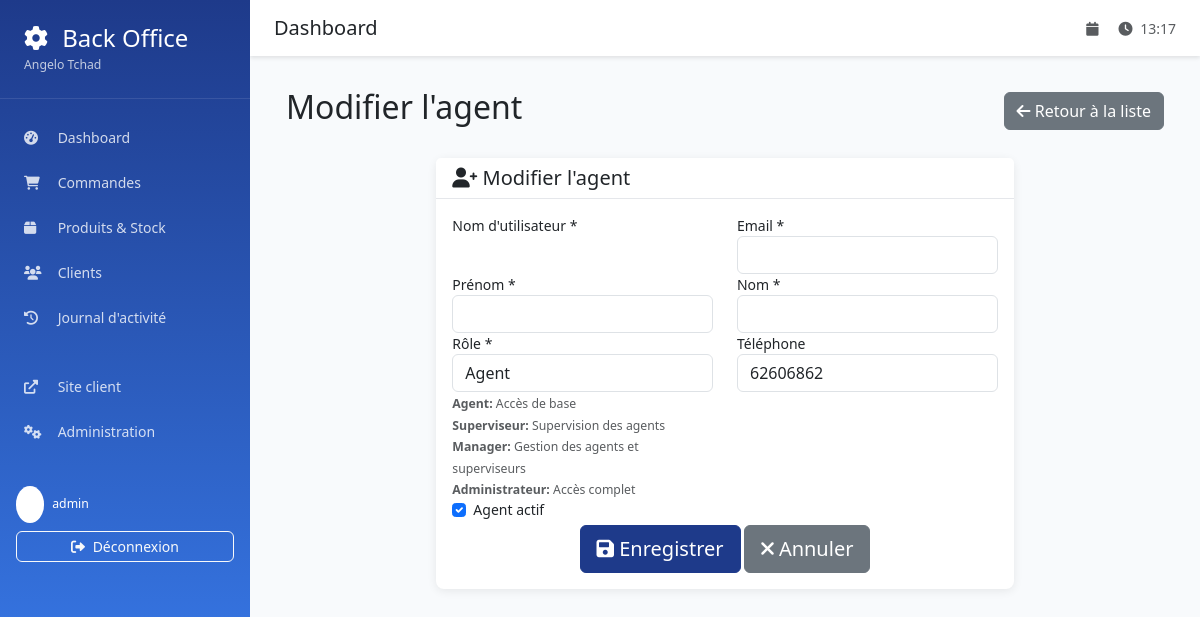
Before: /backoffice/agents/2/update/ (signed in) with the older database file.
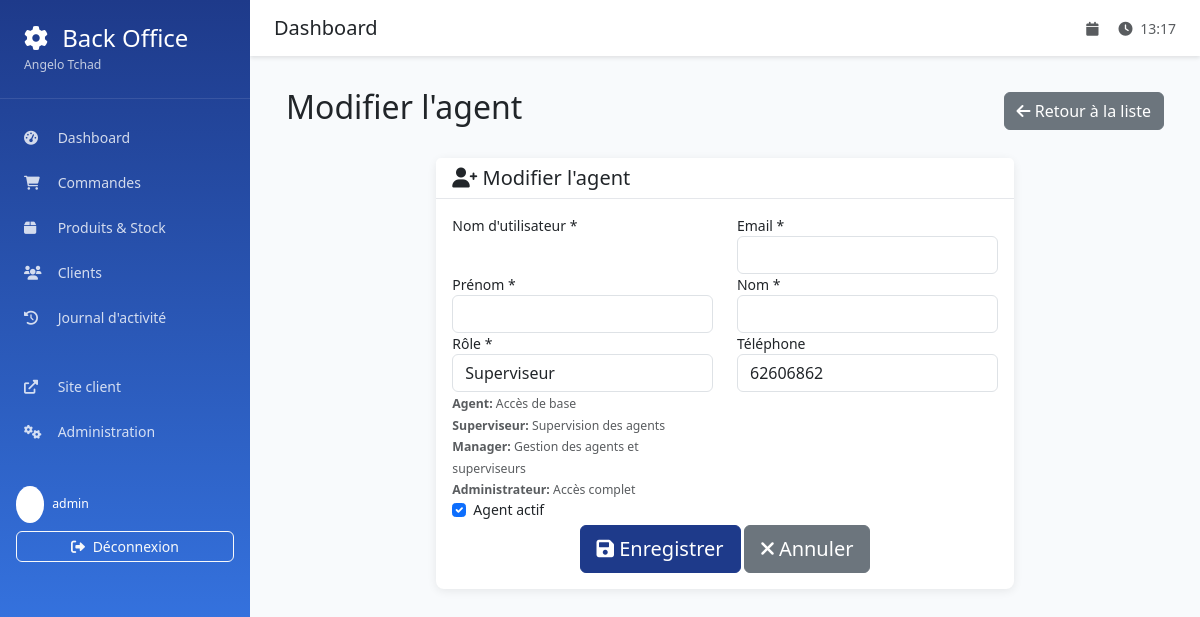
After: the same page with the newer database file.
### backoffice/models.py (models this page shows, shortened)
class AgentProfile(models.Model):
    ROLE_CHOICES = [
        ('agent', 'Agent'),
        ('supervisor', 'Superviseur'),
        ('manager', 'Manager'),
        ('admin', 'Administrateur'),
    ]
    user = models.OneToOneField(
        User,
        on_delete=models.CASCADE,
        verbose_name="Utilisateur"
    )
    role = models.CharField(
        max_length=20,
        choices=ROLE_CHOICES,
        default='agent',
        verbose_name="Rôle"
    )
    phone_number = models.CharField(
        max_length=17,
        blank=True,
        verbose_name="Numéro de téléphone"
    )
    is_active = models.BooleanField(default=True, verbose_name="Actif")
    created_at = models.DateTimeField(auto_now_add=True)
    class Meta:
        verbose_name = "Profil Agent"
        verbose_name_plural = "Profils Agents"

### backoffice/views.py (the view)
# urls.py: path('agents/<int:agent_id>/update/', views.agent_update, name='agent_update'),
@login_required
def agent_update(request, agent_id):
    if not (request.user.is_superuser or
            (hasattr(request.user, 'agentprofile') and request.user.agentprofile.can_manage_agents)):
        messages.error(request, 'Vous n\'avez pas les permissions pour modifier des agents.')
        return redirect('backoffice:dashboard')
    agent_user = get_object_or_404(User, id=agent_id)
    agent_profile = get_object_or_404(AgentProfile, user=agent_user)
    if request.method == 'POST':
        form = AgentUpdateForm(request.POST, instance=agent_profile)
        if form.is_valid():
            form.save()
            ActivityLog.objects.create(
                agent=request.user,
                action='agent_updated',
                description=f'Agent modifié: {agent_user.get_full_name()} ({agent_user.username})'
            )
            messages.success(request, f'Agent {agent_user.get_full_name()} modifié avec succès.')
            return redirect('backoffice:agents_list')
    else:
        form = AgentUpdateForm(instance=agent_profile)
    context = {
        'form': form,
        'agent_user': agent_user,
        'title': f'Modifier l\'agent {agent_user.get_full_name()}'
    }
    return render(request, 'backoffice/agent_form.html', context)

### templates/backoffice/agent_form.html (shortened to what the changed rows need)
{% extends 'backoffice/base.html' %}
{% load static %}
{% block content %}
<div class="container-fluid">
    <div class="d-flex justify-content-between align-items-center mb-4">
        <h2>{{ title }}</h2>
    </div>
    <div class="row justify-content-center">
        <div class="col-md-8">
            <div class="card">
                <div class="card-body">
                    <form method="post">
                        <div class="row">
                            <div class="col-md-6">
                                <div class="form-group">
                                    <label for="{{ form.role.id_for_label }}">Rôle *</label>
                                    {{ form.role }}
                                    <small class="form-text text-muted">
                                        <strong>Agent:</strong> Accès de base<br>
                                        <strong>Superviseur:</strong> Supervision des agents<br>
                                        <strong>Manager:</strong> Gestion des agents et superviseurs<br>
                                        <strong>Administrateur:</strong> Accès complet
                                    </small>
                                </div>
                            </div>
                            <div class="col-md-6">
                                <div class="form-group">
                                    <label for="{{ form.phone_number.id_for_label }}">Téléphone</label>
                                    {{ form.phone_number }}
                                </div>
                            </div>
                        </div>
                        {% if form.is_active %}
                        <div class="form-group">
                            <div class="form-check">
                                {{ form.is_active }}
                                <label class="form-check-label" for="{{ form.is_active.id_for_label }}">
                                    Agent actif
                                </label>
                            </div>
                        </div>
                        {% endif %}
                    </form>
                </div>
            </div>
        </div>
    </div>
</div>
{% endblock %}

Changed rows visible on the page:
changed AgentProfile: role "Agent" → "Superviseur"
